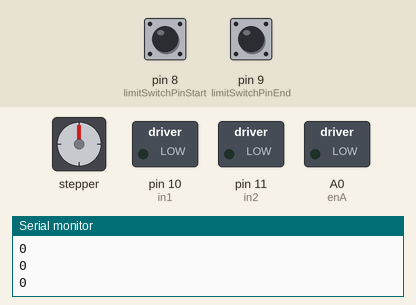
The sketch below on a simulated Arduino Mega 2560, built with avr-gcc and run on an emulated ATmega2560. Parts: stepper motor, switched loads named in the sketch (green lamp = pin HIGH), the last lines printed to the serial monitor. Wiring (inferred from the names in the program): stepper motor driver (200 steps per turn assumed): step pin 48; direction pin 50; enable pin 46. The inputs (shaded band) are chosen by the test bench; at power-on: pin 8 (limitSwitchPinStart) LOW, pin 9 (limitSwitchPinEnd) LOW. Pins used as bus, display or sensor lines are not drawn.

Above: at 2.2 s.
2.3 s: pin 8 (limitSwitchPinStart) pulled HIGH for 0.9 s
At 7.36 s:
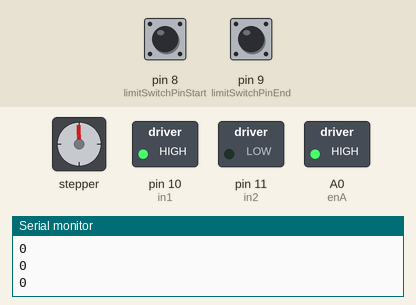
At 7.96 s:
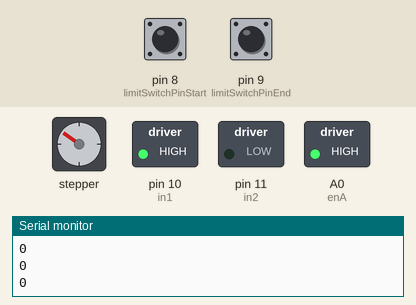
17.2 s: pin 9 (limitSwitchPinEnd) pulled HIGH for 3.2 s
At 19.8 s:
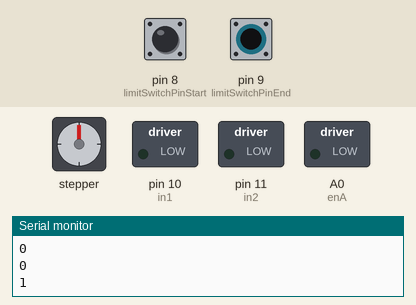
23.9 s: pin 9 (limitSwitchPinEnd) pulled HIGH for 0.9 s
28.3 s: pin 9 (limitSwitchPinEnd) pulled HIGH for 0.9 s
Timing chart, 0 to 80.2 s (numbered marks = the images above; inputs shaded):
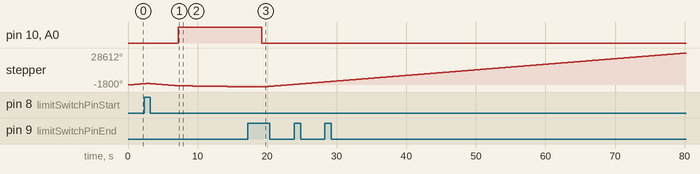

Measured:
- after the input at 2.3 s, pin 10 (in1), A0 (enA): LOW → HIGH after 4.9 s
- after the input at 17.2 s, pin 10 (in1): HIGH → LOW after 2.0 s

The sketch:

SIMULTANEOUSTEST.ino
```cpp
const int limitSwitchPinStart=8;
const int limitSwitchPinEnd = 9;
const int limitSwitchPinMiddle=13;
const int lm35Pin = A1;
int limitSwitchStateStart = 0;
int limitSwitchStateEnd = 0;
int limitSwitchStateMiddle=0;
const int stepPin = 48;
const int dirPin = 50;
const int enPin = 46;
int enA = A0;
int in1 = 10;
int in2 = 11;
int time = 3000;
int SPEED = 255;   // Speed of the DC motor (PWM value, 0-255)
// Setup function
void setup() {
  // Initialize the stepper motor pins as outputs
  pinMode(enA, OUTPUT);
	pinMode(in1, OUTPUT);
	pinMode(in2, OUTPUT);
  pinMode(limitSwitchPinStart, INPUT);
  pinMode(limitSwitchPinEnd, INPUT);
  pinMode(limitSwitchPinMiddle,INPUT);
  Serial.begin(9600);
  pinMode(stepPin,OUTPUT);
  pinMode(dirPin,OUTPUT);
  pinMode(enPin,OUTPUT);
  digitalWrite(enPin,LOW);
	// Turn off motors - Initial state
	digitalWrite(in1, LOW);
	digitalWrite(in2, LOW);
}

// Main loop
void loop() {
  limitSwitchStateStart = digitalRead(limitSwitchPinStart);
  limitSwitchStateEnd = digitalRead(limitSwitchPinEnd);
  //limitSwitchStateMiddle= digitalRead(limitSwitchPinMiddle);
  Serial.println(limitSwitchStateEnd);
  if (limitSwitchStateStart ==HIGH) {
      digitalWrite(dirPin,LOW);
     // readtemp();
 // Enables the motor to move in a particular direction
    for(int i=0;i<1200;i++){
      digitalWrite(stepPin,HIGH);
       delayMicroseconds(1800);
      digitalWrite(stepPin,LOW);
       delayMicroseconds(1800);
    }
    //delay(1000);
    // 	digitalWrite(in1, HIGH);
    // 	digitalWrite(in2, LOW);
    //    analogWrite(enA, 200);
    // digitalWrite(stepPin,HIGH);
    // delayMicroseconds(10000);
    // digitalWrite(stepPin,LOW);
    // delayMicroseconds(10000);
    runStepperMotor();
   // runDCMotor();

  }
   else if(limitSwitchStateEnd ==HIGH){
     digitalWrite(dirPin,HIGH);
    for(int i=0;i<200;i++){
      //readtemp();
                    digitalWrite(stepPin,HIGH);
              delayMicroseconds(1800);
              digitalWrite(stepPin,LOW);
              delayMicroseconds(1800);
      	digitalWrite(in1,LOW);
	      digitalWrite(in2, LOW);
        analogWrite(enA, 0);
        //delay(10000);
    }
  }
//   else if(limitSwitchStateMiddle ==HIGH){
//             runStepperMotor();
//              runDCMotor();
//      //        readtemp();
// }
  else{

            digitalWrite(dirPin,HIGH);
            analogWrite(enA, 0);
 // Enables the motor to move in a particular direction
           for(int i=0;i<200;i++){
              digitalWrite(stepPin,HIGH);
              delayMicroseconds(1800);
              digitalWrite(stepPin,LOW);
              delayMicroseconds(1800);
   }
}}

// Function to run the stepper motor
void runStepperMotor() {
  // Set the stepper motor direction
  digitalWrite(dirPin,LOW);
 // Enables the motor to move in a particular direction
 for(int j=0;j<600;j++){
    digitalWrite(stepPin,HIGH);
    delayMicroseconds(10000);
    digitalWrite(stepPin,LOW);
    delayMicroseconds(10000);
    runDCMotor();
 }
}
// Function to run the DC motor
void runDCMotor() {
// Turn on motor A
	digitalWrite(in1, HIGH);
	digitalWrite(in2, LOW);
  analogWrite(enA, 200);

//	delay(1000); delay also removes pararell function
	// Turn off motors
	// digitalWrite(in1, LOW);
	// digitalWrite(in2, LOW);
  // delay(2000);
  // Stop the DC motor
//  analogWrite(enA, 0);    //by adding this line, the code runs sequentially instead of simultaneously to run dc and stepper motors together
}
void runStepperMotorFast() {
  readtemp();
  // Set the stepper motor direction
  digitalWrite(dirPin,LOW);
 // Enables the motor to move in a particular direction
 for(int i=0;i<400;i++){
    digitalWrite(stepPin,HIGH);
    delayMicroseconds(5000);
    digitalWrite(stepPin,LOW);
    delayMicroseconds(5000);
 }
}
void readtemp(){
    int sensorValue = analogRead(lm35Pin); // Read analog value from LM35 pin
  float temperature = (sensorValue * 5.0 / 1023.0) * 100.0; // Convert analog value to temperature in Celsius

  Serial.print("Temperature: ");
  Serial.print(temperature);
  Serial.println(" °C");
}
```
